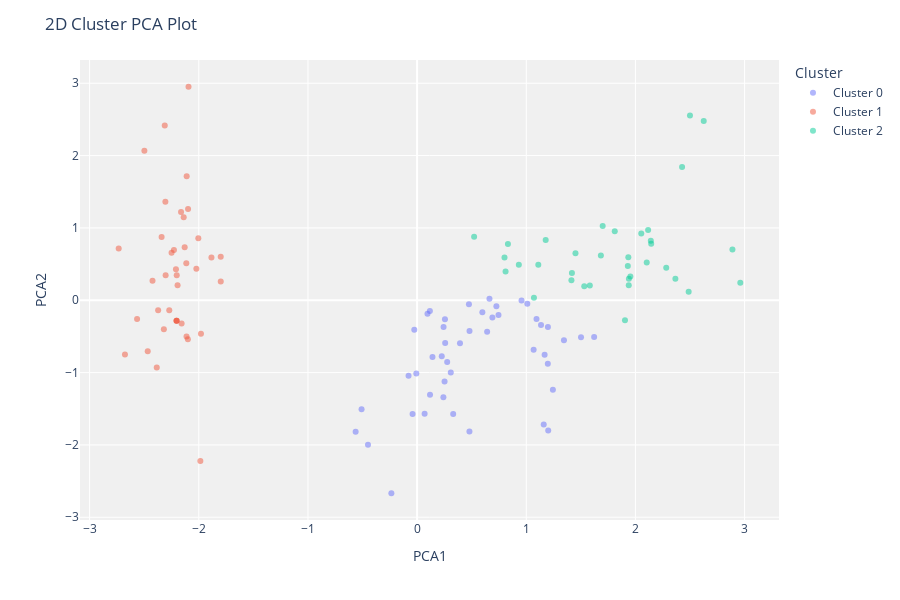

Notebook source saved alongside this figure:
### Code cell
plot_model(kmeans)

### Figure 1 — Plotly figure (JSON) as saved in the notebook; plotly's stock layout.template omitted (floating-point values rounded to 4 significant figures)
{"data": [{"customdata": [[5.1], [null], [6.1], [7], [null], [6.5], [6.3], [6.6], [5.9], [6], [5.6], [6.7], [null], [4.9], [6.2], [null], [6.7], [6.2], [5.5], [5.7], [5.4], [6], [6.7], [null], [5.6], [5.5], [5.6], [5.6], [5.2], [5], [4.4], [5.7], [6.4], [5.4], [5.1], [6.4], [4.3], [null], [null], [5], [6.5], [7.7], [4.7], [4.9], [5.8], [5]], "hovertemplate": "Cluster=Cluster 0<br>PCA1=%{x}<br>PCA2=%{y}<br>Feature=%{customdata[0]}<extra></extra>", "legendgroup": "Cluster 0", "marker": {"color": "#636efa", "opacity": 0.5, "symbol": "circle"}, "mode": "markers", "name": "Cluster 0", "orientation": "v", "showlegend": true, "textposition": "top center", "type": "scatter", "x": [0.2515, 1.345, 0.2422, 0.2409, 1.068, 0.2552, 1.198, 0.9568, 1.244, 1.135, 0.7456, 0.2755, -0.02576, 0.06892, 1.16, 0.7263, -0.04145, 0.4749, 0.3929, 1.094, -0.07831, 0.3086, -0.45, -0.5631, 0.6898, 0.4803, 0.117, 1.168, 1.01, 0.1184, 1.201, -0.5087, 1.622, 0.1409, 0.2258, 0.09521, 1.198, -0.2357, 0.4795, 0.3305, 0.6416, 1.502, 0.6629, 0.5977, -0.007126, 0.2571], "xaxis": "x", "y": [-1.124, -0.5525, -0.3686, -1.341, -0.6841, -0.2624, -0.8762, -0.001956, -1.237, -0.3424, -0.2034, -0.8551, -0.4065, -1.57, -1.717, -0.08237, -1.573, -0.05614, -0.5928, -0.2579, -1.045, -0.9988, -1.999, -1.817, -0.2395, -0.4265, -0.1497, -0.7544, -0.04905, -1.307, -1.801, -1.507, -0.5097, -0.7843, -0.7755, -0.1863, -0.3702, -2.668, -1.816, -1.573, -0.4339, -0.5123, 0.0199, -0.1643, -1.014, -0.5908], "yaxis": "y"}, {"customdata": [[null], [4.8], [5.8], [null], [null], [6.4], [5.1], [null], [4.8], [6], [5.4], [6], [5], [6.1], [4.7], [null], [null], [5.4], [5.2], [null], [null], [7.3], [4.9], [null], [5], [4.5], [4.4], [7.1], [4.8], [null], [5.3], [null], [5.7], [null], [6.8], [null], [4.8], [5], [5.1]], "hovertemplate": "Cluster=Cluster 1<br>PCA1=%{x}<br>PCA2=%{y}<br>Feature=%{customdata[0]}<extra></extra>", "legendgroup": "Cluster 1", "marker": {"color": "#EF553B", "opacity": 0.5, "symbol": "circle"}, "mode": "markers", "name": "Cluster 1", "orientation": "v", "showlegend": true, "textposition": "top center", "type": "scatter", "x": [-2.227, -2.094, -2.32, -1.884, -1.985, -2.162, -1.799, -2.203, -2.424, -2.157, -2.312, -2.306, -2.022, -1.98, -2.372, -2.209, -2.27, -2.004, -2.114, -2.676, -2.203, -2.498, -2.203, -2.138, -2.112, -2.1, -2.249, -2.194, -2.098, -2.468, -2.111, -2.385, -2.129, -2.565, -2.202, -2.734, -2.341, -2.304, -1.799], "xaxis": "x", "y": [0.6938, 2.952, -0.4026, 0.5924, -2.221, 1.221, 0.6011, -0.2836, 0.2701, -0.3212, 2.417, 1.361, 0.4368, -0.462, -0.1379, 0.4296, -0.1394, 0.8581, 0.512, -0.7501, -0.2836, 2.067, -0.2836, 1.147, -0.502, -0.5391, 0.6572, 0.2073, 1.262, -0.7063, 1.716, -0.9296, 0.7342, -0.2607, 0.3456, 0.7138, 0.8756, 0.3471, 0.2583], "yaxis": "y"}, {"customdata": [[5.7], [null], [5.7], [6.5], [5.7], [7.2], [5.8], [6.5], [5.2], [5.5], [4.6], [4.6], [4.9], [5.4], [4.6], [5.1], [5], [5.2], [5.5], [5.5], [4.9], [4.4], [null], [6.4], [4.9], [5], [6.1], [5.9], [6.1], [null], [5.7], [5.5], [5.8], [5.8], [6]], "hovertemplate": "Cluster=Cluster 2<br>PCA1=%{x}<br>PCA2=%{y}<br>Feature=%{customdata[0]}<extra></extra>", "legendgroup": "Cluster 2", "marker": {"color": "#00cc96", "opacity": 0.5, "symbol": "circle"}, "mode": "markers", "name": "Cluster 2", "orientation": "v", "showlegend": true, "textposition": "top center", "type": "scatter", "x": [2.282, 1.451, 2.427, 1.07, 2.116, 0.8007, 1.953, 1.811, 2.889, 1.418, 1.94, 2.488, 2.961, 1.935, 2.145, 0.5223, 1.684, 1.582, 1.11, 2.5, 1.939, 1.531, 1.7, 0.8103, 0.932, 0.8319, 2.626, 1.904, 1.178, 1.93, 2.366, 2.054, 2.104, 2.141, 1.414], "xaxis": "x", "y": [0.45, 0.65, 1.842, 0.03387, 0.971, 0.5927, 0.3292, 0.9555, 0.7025, 0.3765, 0.2975, 0.1186, 0.2424, 0.5934, 0.7805, 0.8783, 0.6196, 0.2039, 0.4918, 2.554, 0.2087, 0.1947, 1.027, 0.398, 0.4894, 0.7774, 2.478, -0.2768, 0.8336, 0.4722, 0.2956, 0.9244, 0.5221, 0.8224, 0.2752], "yaxis": "y"}], "layout": {"height": 600, "legend": {"title": {"text": "Cluster"}, "tracegroupgap": 0}, "margin": {"t": 60}, "plot_bgcolor": "rgb(240,240,240)", "title": {"text": "2D Cluster PCA Plot"}, "xaxis": {"anchor": "y", "domain": [0, 1], "title": {"text": "PCA1"}}, "yaxis": {"anchor": "x", "domain": [0, 1], "title": {"text": "PCA2"}}}}
